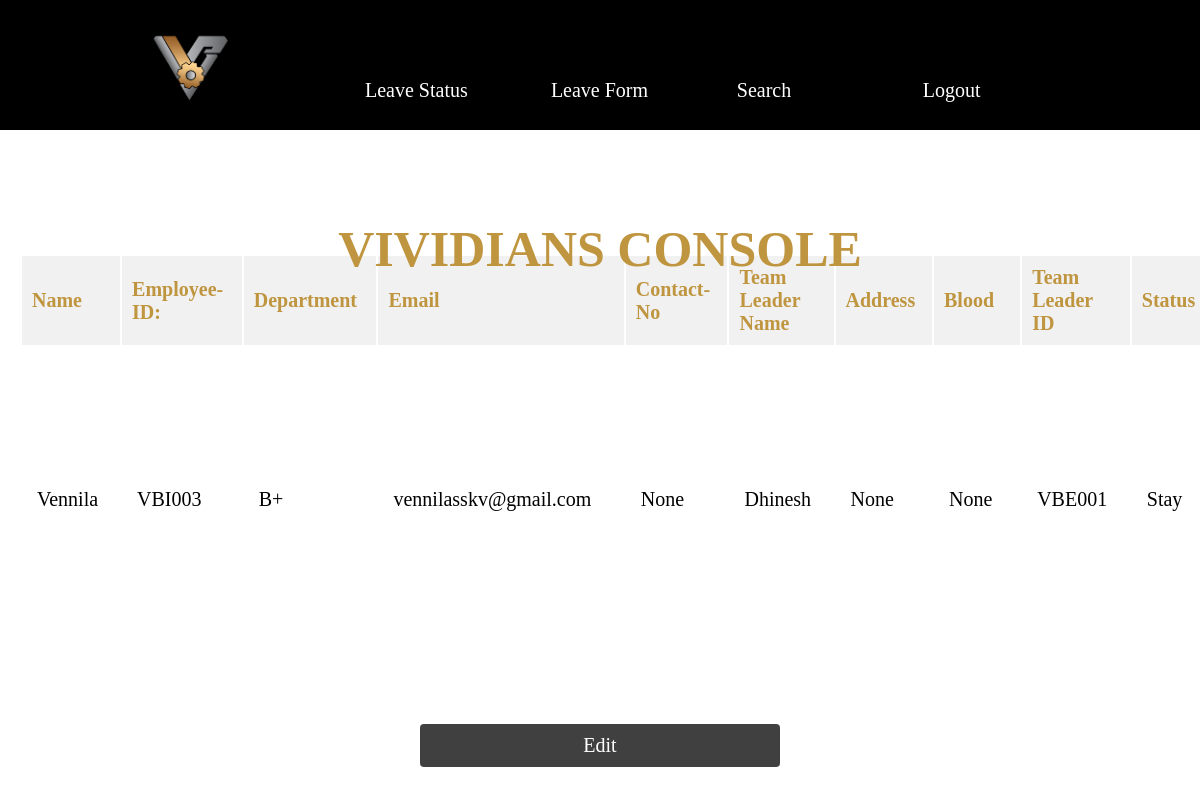
The app's page /hr_again (signed in) with its own data.
### main.py (models this page shows, shortened)
class Employee(UserMixin, db.Model):
    id = db.Column(db.Integer, primary_key=True)
    eid = db.Column(db.String(100), nullable=False, unique=True)
    name = db.Column(db.String(100))
    contactNo = db.Column(db.String(100))
    email = db.Column(db.String(100))
    address = db.Column(db.String(100))
    blood = db.Column(db.String(100))
    department = db.Column(db.String(100))
    password = db.Column(db.String(100), nullable=False)
    role = db.Column(db.String(50))
    supervisor_id = db.Column(db.String, db.ForeignKey('employee.eid'), nullable=True)
    supervisor = db.relationship('Employee', remote_side=[eid], backref='subordinates', foreign_keys=[supervisor_id])
    team_leader_id = db.Column(db.String, db.ForeignKey('employee.eid'), nullable=True)
    team_leader = db.relationship('Employee', remote_side=[eid], backref='team_members', foreign_keys=[team_leader_id])
    status = db.Column(db.String(10), nullable=False, default='stay')
    resignation_date = db.Column(db.Date)

### main.py (the view)
@app.route('/hr_again')
@login_required
def hr_again():
    user = Employee.query.filter_by().first()
    login_user(user)
    employee = Employee.query.get(user.id)
    if user.role == 'HR':
        return render_template('hr_employee_details.html', employee=employee)
    elif user.role == 'Department Head':
        return render_template('DH_employee_details.html', employee=employee)
    else:
        return render_template('unique_employee_details.html', employee=employee)

### main.py (called while the page is built)
@login_manager.user_loader
def load_user(user_id):
    return Employee.query.get(int(user_id))

### templates/unique_employee_details.html (shortened to what this page needs)
<!DOCTYPE html>
<html>
<head>
     <link rel="stylesheet" href="{{ url_for('static', filename='css/stylesheet.css') }}">
</head>
<body>
<div class="banner">
        <div class="navbar">
            <div class="nav">
                <img src="{{ url_for('static', filename='images/icon.png') }}" class="icon">
            </div>
    <input class="submit" value="Leave Status" onclick="leave_request()">
    <input class="submit" value="Leave Form" onclick="leaveform()">
    <input class="submit"  value="Search" onclick="search()">
    <input class="submit" value="Logout" onclick="logout()">
            {% if not employee.resignation_date %}
                    <a href="{{ url_for('apply_resignation', eid=employee.id) }}" class="submit1">RESIGN</a>
                {% else %}
                    <span>Resignation Applied</span>
                {% endif %}
        </div>
        <h1 class="content"><br>VIVIDIANS CONSOLE</h1>
<div class="tablebox">
        <table class="table" action="/employee_again">
            <thead>
                <tr class="tr">
                    <th class = "th">Name</th>
                    <th class = "th">Employee-ID:</th>
                    <th class = "th">Department</th>
                    <th class = "th">Email</th>
                    <th class = "th">Contact-No</th>
                    <th class = "th">Team Leader Name</th>
                    <th class = "th">Address</th>
                    <th class = "th">Blood</th>
                    <th class = "th">Team Leader ID</th>
                    <th class = "th">Status</th>
                </tr>
            </thead>
           <tbody>
        <tr>
            <td>{{ employee.name }}</td>
            <td>{{ employee.eid }}</td>
            <td>{{ employee.department }}</td>
            <td>{{ employee.email }}</td>
            <td>{{ employee.contactNo }}</td>
            <td>{{ employee.supervisor_id }}</td>
            <td>{{ employee.address }}</td>
            <td>{{ employee.blood }}</td>
            <td>{{ employee.team_leader_id }}</td>
            <td>{{ "Exit" if employee.status == 'exit' else "Stay" }}</td>
            </tr>
</tbody>
        </table> <form class="form0" action="{{ url_for('add_employee', user_id=employee.id) }}" method="post">
                    <button type="submit" class="submit">Edit</button>
                </form></div>
    </div>
    <br>
</body>
</html>

### static/css/stylesheet.css (style rules this page uses)
* { margin: 0; padding: 0; box-sizing: border-box; font-family: 'Times New Roman', Times, serif; }
.banner { width: 100%; height: 100vh; background: white; background-size: cover; background-position: center; position: fixed; overflow: auto; }
.navbar { position: sticky; top: 0; left: 0; width: 100%; margin: auto; padding: 25px 25px; display: flex; align-items: center; justify-content: space-between; background: black; z-index: 9; height: 130px; }
.tablebox { padding: 25px 0px 0px 0px; margin-top: -45px; }
.nav { padding: 10px 10vw; display: flex; justify-content: space-between; }
.icon { width: 90px; border-radius: 45px; cursor: pointer; }
.content { width: 100%; position: absolute; top: 25%; transform: translateY(-50%); text-align: center; color: #BF953F; font-size: 50px; margin-top: 20px; font-family: 'Times New Roman', serif; }
.form0 { align-self: center; align-content: center; max-width: 400px; margin: 0 auto; padding: 20px; box-shadow: white !important; }
.table { width: 100%; border-collapse: separate; margin-left: 20px; background-color: transparent; margin-top: 12%; }
.submit { width: 100%; padding: 10px; margin-top: 50px; background-color: rgba(0, 0, 0, 0.75); color: #fff; border: none; border-radius: 4px; cursor: pointer; font-size: 20px; }
.th { padding: 10px; text-align: left; font-size: 20px; color:#BF953F; background-color: rgba(0, 0, 0, 0.055); background-size: contain; margin-top: 20px; font-weight: bold; background-size: cover; width: 80px; height: 30px; font-family: 'Times New Roman', Times, serif; }
table { border-collapse: collapse; align-content: center; margin-top: 2%; justify-content: center; align-items: center; width: 700px; height: 400px; margin-left: 25%; font-family: 'Times New Roman', Times, serif; }
th,td { border: 5px rgba(0, 0, 0, 0.055); padding: 15px; }
th { background-color: rgba(0, 0, 0, 0.055); font-size: 30px; }
td { font-size: 20px; }
table { background-color: rgba(0, 0, 0, 0.055); }

### records on screen
Employee: name "Vennila", eid "VBI003", department "B+", email "vennilasskv@gmail.com", contactNo "None", supervisor_id "Dhinesh", address "None", blood "None", team_leader_id "VBE001", status "Stay"
